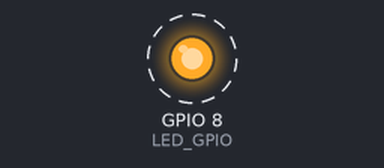
This program was run on a simulated ESP32-C3. Shown: output pins drawn as LEDs (lit = HIGH). Dashed ring = blinking. Nothing arrives over Bluetooth unless stated.

Above: at 1.1 s.
Timing chart, 0 to 5.1 s (numbered marks = the images above):
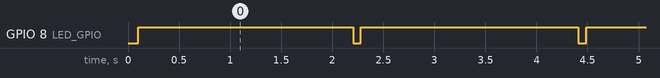

Measured:
- by itself, GPIO 8 (LED_GPIO): alternates HIGH for 2.1 s and LOW for 0.08 s

The program:

main.cpp
```cpp
#include <Arduino.h>
#include <WiFi.h>
#include <string>
#include <BLEDevice.h>
#include <BLEAdvertising.h>
#include <BLEUtils.h>

// ESP32-C3 SuperMini fixed iBeacon test advertisement.
// Wi-Fi off, moderate BLE TX power, onboard blue LED heartbeat (GPIO8).
static constexpr uint8_t LED_GPIO = 8;
static const char *DEVICE_NAME = "PARKING-IBEACON-01";
static const uint8_t BEACON_UUID[16] = {
  0xF4,0x7D,0x8F,0x33,0x25,0xFA,0x4D,0xC8,
  0x92,0xCB,0x8B,0xE1,0x19,0x9A,0x64,0x10
};
static const uint16_t MAJOR = 1;
static const uint16_t MINOR = 1;
static const int8_t CALIBRATED_RSSI_AT_1M = -59; // example, not yet calibrated
static const uint16_t ADV_INTERVAL = 256; // 160 ms

void setup() {
  WiFi.mode(WIFI_OFF);
  BLEDevice::init(DEVICE_NAME);
  BLEDevice::setPower(ESP_PWR_LVL_N0); // approx. 0 dBm, not maximum

  // 25-byte manufacturer data:
  // Apple company ID (4C 00), iBeacon marker (02 15), 16-byte UUID,
  // Major (big-endian), Minor (big-endian), reference RSSI.
  uint8_t manufacturer[25] = {
    0x4C,0x00, 0x02,0x15,
    0,0,0,0,0,0,0,0,0,0,0,0,0,0,0,0,
    0,0,0,0, (uint8_t)CALIBRATED_RSSI_AT_1M
  };
  memcpy(&manufacturer[4], BEACON_UUID, sizeof(BEACON_UUID));
  manufacturer[20] = MAJOR >> 8;
  manufacturer[21] = MAJOR & 0xFF;
  manufacturer[22] = MINOR >> 8;
  manufacturer[23] = MINOR & 0xFF;

  BLEAdvertisementData data;
  data.setFlags(0x06);
  // 3 bytes flags + (2 byte AD header + 25 manufacturer data) = 30 bytes.
  data.setManufacturerData(std::string((const char*)manufacturer, sizeof(manufacturer)));

  BLEAdvertising *adv = BLEDevice::getAdvertising();
  adv->setAdvertisementData(data);
  adv->setScanResponse(false);
  adv->setMinInterval(ADV_INTERVAL);
  adv->setMaxInterval(ADV_INTERVAL);
  adv->start();

  pinMode(LED_GPIO, OUTPUT);
  digitalWrite(LED_GPIO, HIGH);
}

void loop() {
  // Brief heartbeat every 2.2 s indicates firmware continues to run.
  digitalWrite(LED_GPIO, millis() % 2200 < 80 ? LOW : HIGH);
  delay(25);
}
```
